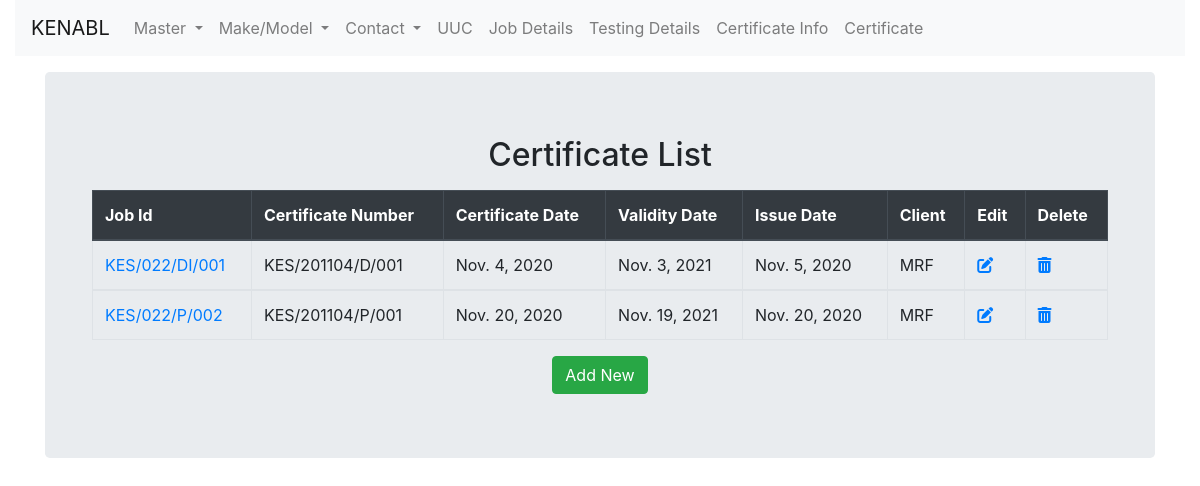
Page /certificate/cert_list on the committed database.
### certificate/models.py (models this page shows, shortened)
class Certificate(models.Model):
    inst_job_id = models.ForeignKey('testing_info.TestingInfo', on_delete=models.CASCADE)
    cert_number = models.CharField(max_length=200)
    cert_date = models.DateField()
    valid_date = models.DateField()
    issue_date = models.DateField()
    client = models.ForeignKey('contact.organization', on_delete=models.CASCADE)

### testing_info/models.py (models this page shows)
class TestingInfo(models.Model):
    job_no = models.ForeignKey('job_info.JobInfo', on_delete=models.CASCADE)
    inst_job_id = models.CharField(max_length=200,null=True)
    inst_name = models.ForeignKey('uuc_info.Target_Instrument', on_delete=models.CASCADE)
    location = models.ForeignKey('location.Location', on_delete=models.CASCADE)
    make = models.ForeignKey('make.Make',on_delete=models.CASCADE)
    model = models.ForeignKey('model.Model',on_delete=models.CASCADE)
    sr_no = models.CharField(max_length=200)
    id_no = models.CharField(max_length=200)
    least_count = models.FloatField(max_length=200,default="")
    accuracy = models.FloatField()
    low_range = models.FloatField()
    high_range = models.FloatField()
    unit = models.ForeignKey('unit.Unit',on_delete=models.CASCADE)
    inst_location = models.CharField(max_length=200)
    condition = models.ForeignKey('condition.Condition',on_delete=models.CASCADE)
    nabl = models.BooleanField()
    cal_frequency = models.ForeignKey('calibration_frequency.CalibrationFrequency',on_delete=models.CASCADE)
    sp_req = models.CharField(max_length=200)
    def __str__(self):
        return str(self.inst_job_id)

### contact/models.py (models this page shows)
class organization(models.Model):
    name = models.CharField(max_length=256)
    website = models.URLField(max_length=256, null=True, blank=True)
    email = models.EmailField(max_length=256, null=True, blank=True)
    address = models.TextField(null=True, blank=True)
    phone_1 = models.CharField(max_length=256)
    industry = models.ForeignKey('industry', on_delete=models.CASCADE, null=True, blank=True)
    notes = models.TextField(null=True, blank=True)
    country = models.ForeignKey('country', on_delete=models.CASCADE, null=True, blank=True)
    state = models.ForeignKey('state', on_delete=models.CASCADE, null=True, blank=True)
    city = models.ForeignKey('city', on_delete=models.CASCADE, null=True, blank=True)
    def __str__(self):
        return self.name

### certificate/views.py (the view)
# urls.py: path('cert_list', views.CertificateListView.as_view(), name='cert_list' ),
class CertificateListView(ListView):
    context_object_name = 'cert_list'
    model = Certificate
    template_name = 'certificate/cert_list.html'

### certificate/templates/certificate/cert_list.html (shortened to what this page needs)
{% extends "masterinstrument/base.html"%}
{% block content %}
<div class="container">
  <div class="jumbotron">
    <div>
          <h2 style="text-align:center;">Certificate List</h2>
    </div>
    <div class="container">
      <table class="table table-bordered">
        <thead class="thead-dark">
      <tr>
        <th scope="col">Job Id</th>
        <th scope="col">Certificate Number</th>
        <th scope="col">Certificate Date</th>
        <th scope="col">Validity Date</th>
        <th scope="col">Issue Date</th>
        <th scope="col">Client</th>
        <th scope="col">Edit</th>
        <th scope="col">Delete</th>
      </tr>
    </thead>
	{% for cert in cert_list %}
  <tbody>
    <tr>
      <td><a href="{% url 'cert_detail' pk=cert.pk %}">{{cert.inst_job_id}}</a></td>
      <td>{{cert.cert_number}}</td>
      <td>{{cert.cert_date}}</td>
      <td>{{cert.valid_date}}</td>
      <td>{{cert.issue_date}}</td>
      <td>{{cert.client}}</td>
      <td><a href="{% url 'cert_update' pk=cert.pk %}"><i class="fas fa-edit"></a></i></td>
      <td><a href="{% url 'cert_delete' pk=cert.pk %}"><i class="fas fa-trash-alt"></a></i></td>
    </tr>
  </tbody>
	{% endfor %}
</table>
    <div class="text-center">
      <a class='btn btn-success' href="{% url 'cert_create' %}">Add New</a>
    </div>
  </div>
</div>
</div>
{% endblock %}

### rows in the picture
Certificate: inst_job_id "KES/022/DI/001", cert_number "KES/201104/D/001", cert_date "Nov. 4, 2020", valid_date "Nov. 3, 2021", issue_date "Nov. 5, 2020", client "MRF"
Certificate: inst_job_id "KES/022/P/002", cert_number "KES/201104/P/001", cert_date "Nov. 20, 2020", valid_date "Nov. 19, 2021", issue_date "Nov. 20, 2020", client "MRF"
